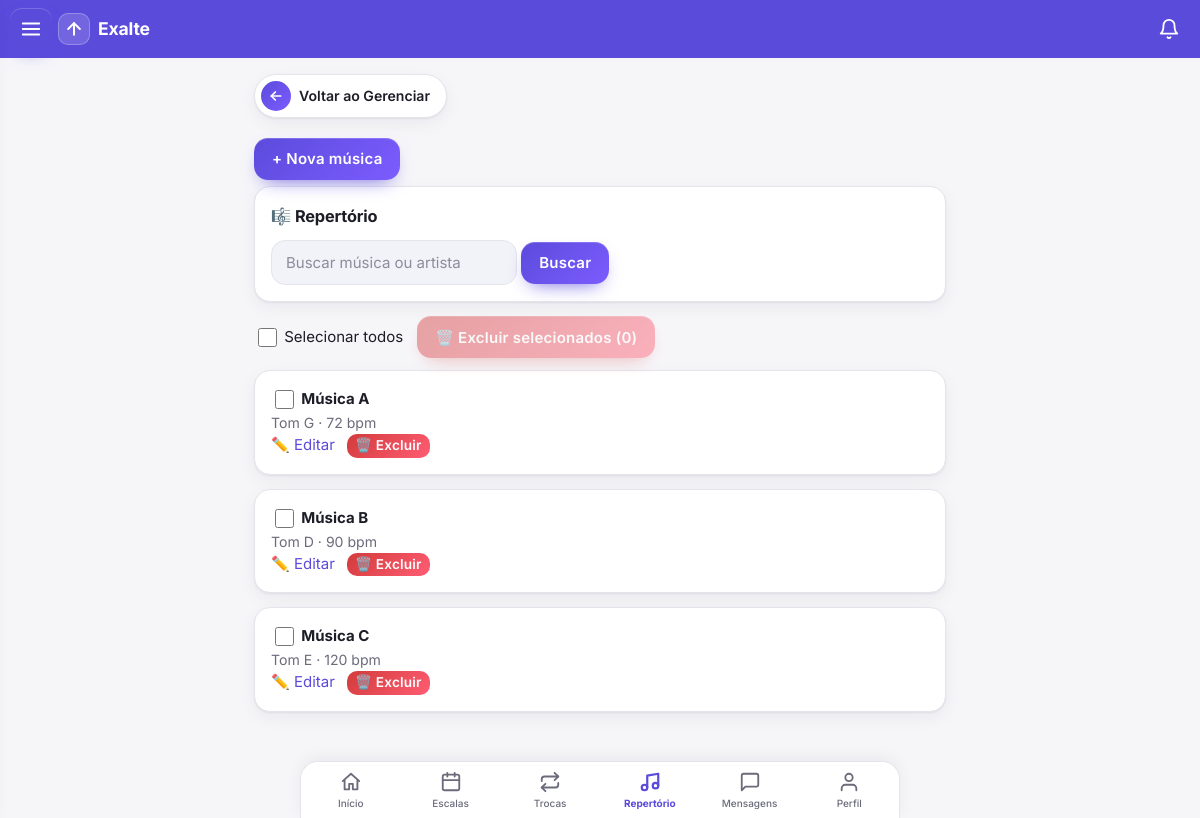
Screenshot of /repertorio/ (signed in) with the database file from the repository.
### core/models.py (models this page shows, shortened)
class Musica(models.Model):
    banda = models.ForeignKey(Banda, on_delete=models.CASCADE, related_name="musicas")
    titulo = models.CharField(max_length=150)
    artista = models.CharField(max_length=150, blank=True)
    tom = models.CharField(max_length=3, choices=TONS, blank=True)
    bpm = models.PositiveIntegerField(null=True, blank=True)
    link = models.URLField(blank=True, help_text="YouTube/Spotify")
    cifra = models.TextField(blank=True)
    class Meta:
        ordering = ["titulo"]

### core/views.py (the view)
# urls.py: path("repertorio/", v.repertorio, name="repertorio"),
@login_required
def repertorio(request):
    q = request.GET.get("q", "")
    musicas = Musica.objects.filter(banda__in=_bandas(request.user))
    if q:
        musicas = musicas.filter(titulo__icontains=q) | musicas.filter(artista__icontains=q)
    return render(request, "repertorio.html", dict(musicas=musicas, q=q, eh_lider=_eh_lider(request.user)))

### core/leitura.py (called while the page is built)
def contagens(user):
    bandas = list(Membro.objects.filter(user=user).values_list("banda_id", flat=True))
    if not bandas:
        return {}
    marcas = dict(LeituraMensagens.objects.filter(user=user, banda_id__in=bandas).values_list("banda_id", "ate"))
    agora = timezone.now()
    novas = [LeituraMensagens(user=user, banda_id=b, ate=agora) for b in bandas if b not in marcas]
    if novas:
        LeituraMensagens.objects.bulk_create(novas, ignore_conflicts=True)
        marcas.update({n.banda_id: agora for n in novas})
    return {b: Mensagem.objects.filter(banda_id=b, criado__gt=marcas[b]).exclude(autor=user).count() for b in bandas}

### core/templatetags/menu.py (called while the page is built)
@register.simple_tag(takes_context=True)
def usuario_eh_lider(context):
    u = context["request"].user
    return u.is_authenticated and Membro.objects.filter(user=u, papel="lider").exists()

@register.simple_tag(takes_context=True)
def nao_lidas(context):
    request = context.get("request")
    if request is None or not request.user.is_authenticated:
        return 0
    if not hasattr(request, "_nao_lidas"):
        from core.leitura import contagens
        request._nao_lidas = sum(contagens(request.user).values())
    return request._nao_lidas

### core/views.py (called while the page is built)
def _bandas(user):
    return Banda.objects.filter(membros__user=user)

def _eh_lider(user):
    return Membro.objects.filter(user=user, papel="lider").exists()

### core/templates/repertorio.html (shortened to what this page needs)
{% extends "base.html" %}{% block content %}
{% if eh_lider %}<a class="voltar" href="{% url 'gerenciar' %}"><span class="seta"><svg class="ic"><use href="#i-back"/></svg></span>Voltar ao Gerenciar</a>{% endif %}
{% if eh_lider %}<p><a href="{% url 'musica_nova' %}"><button>+ Nova música</button></a></p>{% endif %}
<div class="card"><h2>🎼 Repertório</h2><form><input name="q" value="{{ q }}" placeholder="Buscar música ou artista"> <button>Buscar</button></form></div>
{% if eh_lider and musicas %}{% url 'musica_excluir_lote' as u %}{% include "_lote_barra.html" with acao=u aviso="Excluir {n} música(s)? Elas também saem dos setlists dos eventos. Não dá para desfazer." %}{% endif %}
{% for m in musicas %}<div class="card">{% if eh_lider %}<input type="checkbox" name="ids" value="{{ m.pk }}" form="form-lote"> {% endif %}<b>{{ m.titulo }}</b> <br>
<span class="mut">Tom {{ m.tom|default:"—" }} · {{ m.bpm|default:"—" }} bpm</span>{% if m.link %} · <a href="{{ m.link }}" target="_blank">ouvir</a>{% endif %}
{% if eh_lider %}<br><a href="{% url 'musica_editar' m.pk %}">✏️ Editar</a>
<form class="inl" method="post" action="{% url 'musica_excluir' m.pk %}" onsubmit="return confirm('Excluir {{ m.titulo|escapejs }}? Ela também sai dos setlists dos eventos.')">{% csrf_token %}<button class="no">🗑️ Excluir</button></form>{% endif %}</div>
{% empty %}<p class="mut">Nada encontrado.</p>{% endfor %}
{% endblock %}

### core/templates/base.html (style rules this page uses)
:root { --bg:#f6f6f9;--card:#fff;--tx:#1d1d28;--mut:#6b6b7b;--pri:#5b4bdb;--pri-soft:#ecebfb;--ok:#1a9d5a;--no:#d23b3b;--bd:#e4e4ec;--sh:0 1px 2px #1d1d2812,0 6px 18px #1d1d280d;--pri2:#7c5cff;--field:#f2f2f9;--glow:#5b4bdb40 }
* { box-sizing:border-box;-webkit-tap-highlight-color:transparent }
html { scroll-padding-top:70px }
body { margin:0;font-family:Inter,system-ui,-apple-system,"Segoe UI",Roboto,sans-serif;background:var(--bg);color:var(--tx);line-height:1.45;font-size:15px; padding-bottom:calc(76px + env(safe-area-inset-bottom,0px)) }
a { color:var(--pri);text-decoration:none }
svg.ic { width:22px;height:22px;fill:none;stroke:currentColor;stroke-width:2;stroke-linecap:round;stroke-linejoin:round;flex:none }
h2 { margin:.1em 0 .7em;font-size:1.02rem;font-weight:700;letter-spacing:-.01em }
.card { background:var(--card);border-radius:16px;padding:16px;margin:0 0 14px;box-shadow:var(--sh);border:1px solid var(--bd) }
.mut { color:var(--mut);font-size:.88rem }
p { margin:.4em 0 }
button,.btn { font:inherit;font-weight:600;letter-spacing:.015em;min-height:42px;padding:9px 18px;border-radius:14px;border:0;color:#fff;cursor:pointer; background:linear-gradient(135deg,var(--pri),var(--pri2));box-shadow:0 8px 20px -10px var(--pri),inset 0 1px 0 #ffffff30;transition:transform .12s,box-shadow .2s,filter .2s }
button.no { background:linear-gradient(135deg,#d23b3b,#ff5d73);box-shadow:0 8px 20px -10px var(--no),inset 0 1px 0 #ffffff30 }
.inl button { min-height:0;padding:4px 11px;font-size:.85rem;border-radius:10px;box-shadow:none }
input:not([type=checkbox]):not([type=radio]):not([type=file]),select,textarea { font:inherit;padding:11px 14px;border-radius:14px;border:1.5px solid var(--bd);background:var(--field);color:var(--tx);max-width:100%;transition:border-color .15s,box-shadow .2s,background .15s }
input::placeholder,textarea::placeholder { color:var(--mut);opacity:.75 }
input[type=checkbox] { width:19px;height:19px;accent-color:var(--pri);vertical-align:middle }
a.voltar { display:inline-flex;align-items:center;gap:8px;padding:6px 16px 6px 6px;margin:0 0 14px;border-radius:99px;background:var(--card);border:1px solid var(--bd);box-shadow:var(--sh);color:var(--tx);font-weight:600;font-size:.88rem;transition:transform .12s,box-shadow .2s }
a.voltar .seta { width:30px;height:30px;border-radius:50%;display:grid;place-items:center;color:#fff;background:linear-gradient(135deg,var(--pri),var(--pri2)) }
a.voltar .seta svg { width:16px;height:16px;stroke-width:2.6 }

### core/templates/repertorio.html (style rules this page uses)
.inl { display:inline;margin:0 0 0 8px }
.inl button { padding:2px 8px }

### rows the page displays
Musica: titulo "Música A", tom "G", bpm "72"
Musica: titulo "Música B", tom "D", bpm "90"
Musica: titulo "Música C", tom "E", bpm "120"
